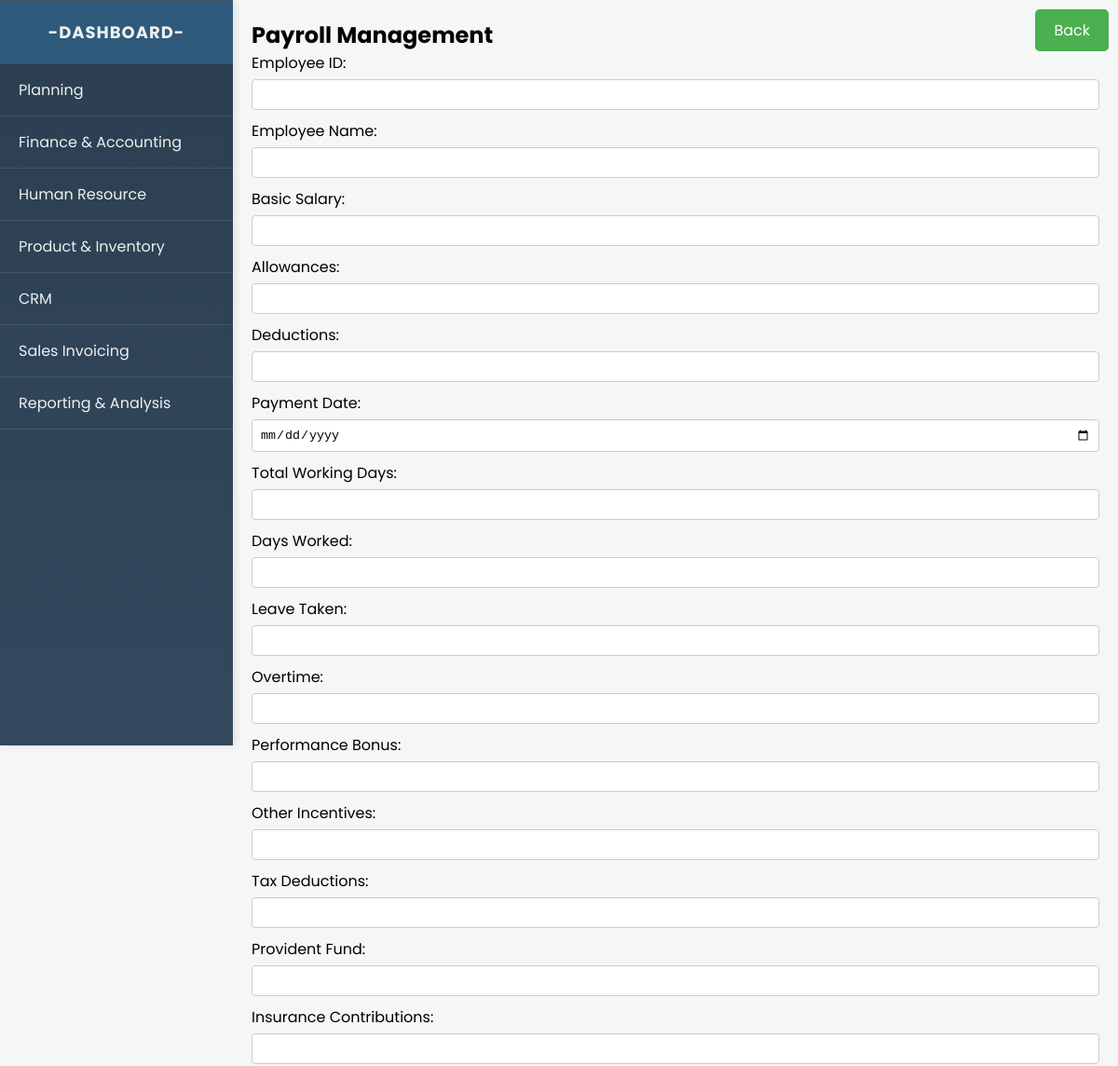
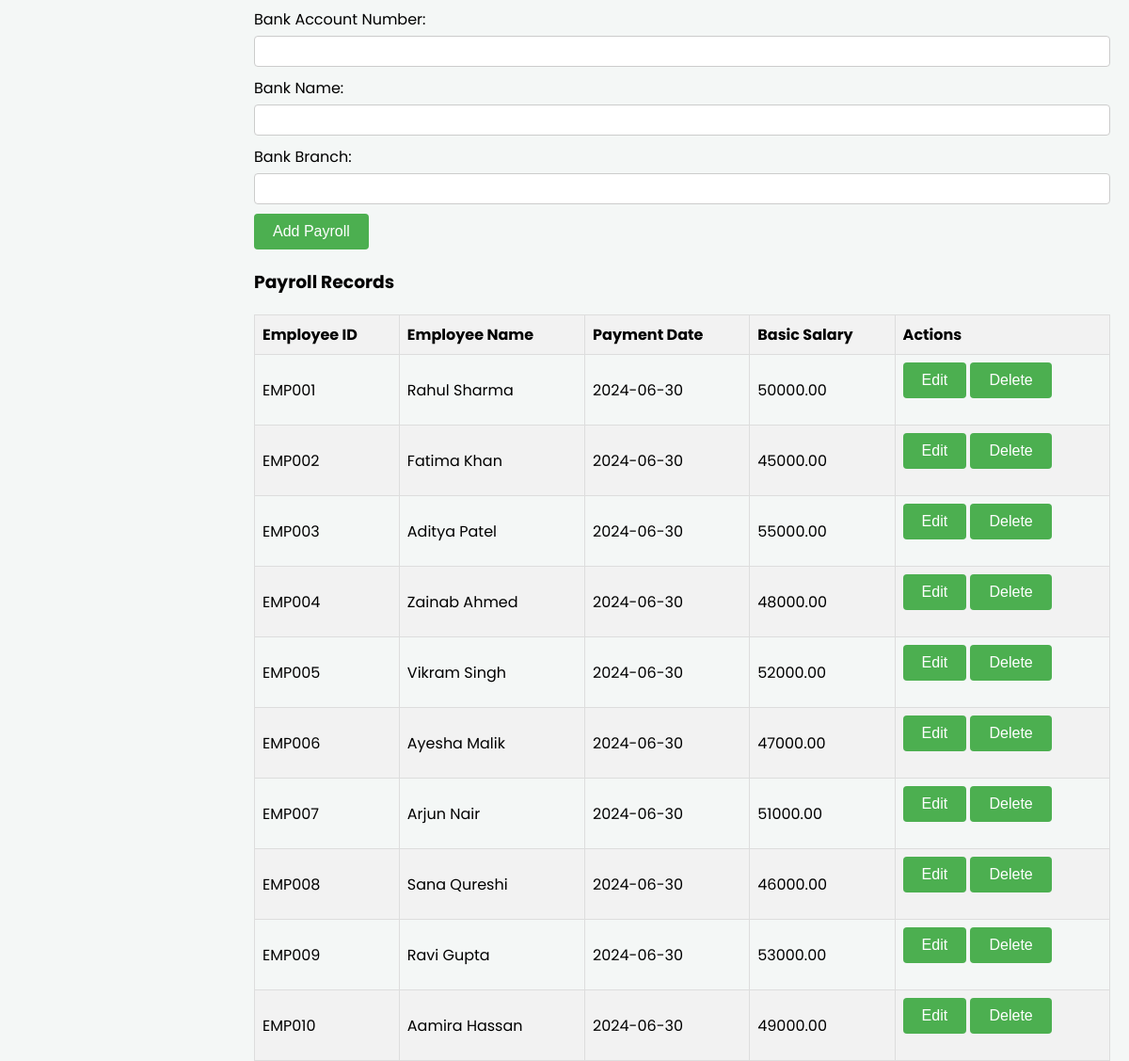
Screenshot of /human_resource/payroll/payroll.php (signed in) with the database file from the repository (2 pictures, top to bottom).
### tables this page shows
CREATE TABLE `payroll` (
  `id` int(11) NOT NULL,
  `employee_id` varchar(255) NOT NULL,
  `employee_name` varchar(255) NOT NULL,
  `basic_salary` decimal(10,2) NOT NULL,
  `allowances` decimal(10,2) NOT NULL,
  `deductions` decimal(10,2) NOT NULL,
  `net_salary` decimal(10,2) NOT NULL,
  `pay_period` varchar(255) NOT NULL,
  `payment_date` date NOT NULL,
  `total_working_days` int(11) NOT NULL,
  `days_worked` int(11) NOT NULL,
  `leave_taken` int(11) NOT NULL,
  `overtime` decimal(10,2) NOT NULL,
  `performance_bonus` decimal(10,2) NOT NULL,
  `other_incentives` decimal(10,2) NOT NULL,
  `taxable_income` decimal(10,2) NOT NULL,
  `tax_deductions` decimal(10,2) NOT NULL,
  `provident_fund` decimal(10,2) NOT NULL,
  `insurance_contributions` decimal(10,2) NOT NULL,
  `bank_account_number` varchar(255) NOT NULL,
  `bank_name` varchar(255) NOT NULL,
  `bank_branch` varchar(255) NOT NULL
);

### human_resource/payroll/payroll.php (the view, shortened to what this page needs)
<?php
include('../../db_connect.php');
include('../../sidebar.php');
?>
<!DOCTYPE html>
<html lang="en">
<head>
    <link rel="stylesheet" href="style.css">
    <link rel="stylesheet" href="../../istyle.css">
</head>
<body>
<a href="javascript:history.back()" class="back-button">Back</a>
    <div class="content">
    <section id="payroll_management">
        <h2>Payroll Management</h2>
        <form method="post">
            <label for="employee_id">Employee ID:</label>
            <input type="text" id="employee_id" name="employee_id" value="<?php echo isset($employee_id) ? $employee_id : ''; ?>" required>
			            <label for="employee_name">Employee Name:</label>
            <input type="text" id="employee_name" name="employee_name" value="<?php echo isset($employee_name) ? $employee_name : ''; ?>" required>
            <label for="basic_salary">Basic Salary:</label>
            <input type="text" id="basic_salary" name="basic_salary" value="<?php echo isset($basic_salary) ? $basic_salary : ''; ?>" required>
            <label for="allowances">Allowances:</label>
            <input type="text" id="allowances" name="allowances" value="<?php echo isset($allowances) ? $allowances : ''; ?>" required>
            <label for="deductions">Deductions:</label>
            <input type="text" id="deductions" name="deductions" value="<?php echo isset($deductions) ? $deductions : ''; ?>" required>
            <label for="payment_date">Payment Date:</label>
            <input type="date" id="payment_date" name="payment_date" value="<?php echo isset($payment_date) ? $payment_date : ''; ?>" required>
            <label for="total_working_days">Total Working Days:</label>
            <input type="number" id="total_working_days" name="total_working_days" value="<?php echo isset($total_working_days) ? $total_working_days : ''; ?>" required>
            <label for="days_worked">Days Worked:</label>
            <input type="number" id="days_worked" name="days_worked" value="<?php echo isset($days_worked) ? $days_worked : ''; ?>" required>
            <label for="leave_taken">Leave Taken:</label>
            <input type="number" id="leave_taken" name="leave_taken" value="<?php echo isset($leave_taken) ? $leave_taken : ''; ?>" required>
            <label for="overtime">Overtime:</label>
            <input type="text" id="overtime" name="overtime" value="<?php echo isset($overtime) ? $overtime : ''; ?>" required>
            <label for="performance_bonus">Performance Bonus:</label>
            <input type="text" id="performance_bonus" name="performance_bonus" value="<?php echo isset($performance_bonus) ? $performance_bonus : ''; ?>" required>
            <label for="other_incentives">Other Incentives:</label>
            <input type="text" id="other_incentives" name="other_incentives" value="<?php echo isset($other_incentives) ? $other_incentives : ''; ?>" required>
            <label for="tax_deductions">Tax Deductions:</label>
            <input type="text" id="tax_deductions" name="tax_deductions" value="<?php echo isset($tax_deductions) ? $tax_deductions : ''; ?>" required>
            <label for="provident_fund">Provident Fund:</label>
            <input type="text" id="provident_fund" name="provident_fund" value="<?php echo isset($provident_fund) ? $provident_fund : ''; ?>" required>
            <label for="insurance_contributions">Insurance Contributions:</label>
            <input type="text" id="insurance_contributions" name="insurance_contributions" value="<?php echo isset($insurance_contributions) ? $insurance_contributions : ''; ?>" required>
            <label for="bank_account_number">Bank Account Number:</label>
            <input type="text" id="bank_account_number" name="bank_account_number" value="<?php echo isset($bank_account_number) ? $bank_account_number : ''; ?>" required>
            <label for="bank_name">Bank Name:</label>
            <input type="text" id="bank_name" name="bank_name" value="<?php echo isset($bank_name) ? $bank_name : ''; ?>" required>
            <label for="bank_branch">Bank Branch:</label>
            <input type="text" id="bank_branch" name="bank_branch" value="<?php echo isset($bank_branch) ? $bank_branch : ''; ?>" required>
            <?php if (isset($id)): ?>
                <input type="submit" name="update_payroll" value="Update Payroll">
            <?php else: ?>
                <input type="submit" name="add_payroll" value="Add Payroll">
            <?php endif; ?>
        </form>
        <h3>Payroll Records</h3>
        <?php
        $sql = "SELECT * FROM payroll";
        $result = $conn->query($sql);
        if ($result->num_rows > 0) {
            echo "<table class='payroll-table'>";
            echo "<thead><tr><th>Employee ID</th><th>Employee Name</th><th>Payment Date</th><th>Basic Salary</th><th>Actions</th></tr></thead>";
            echo "<tbody>";
            while($row = $result->fetch_assoc()) {
                echo "<tr>";
                echo "<td>" . $row['employee_id'] . "</td>";
                echo "<td>" . $row['employee_name'] . "</td>";
                echo "<td>" . $row['payment_date'] . "</td>";
                echo "<td>" . $row['basic_salary'] . "</td>";
                echo "<td>
                        <form method='post' style='display:inline-block;'>
                            <input type='hidden' name='id' value='" . $row['id'] . "'>
                            <input type='submit' name='edit_payroll' value='Edit'>
                        </form>
                        <form method='post' style='display:inline-block;'>
                            <input type='hidden' name='id' value='" . $row['id'] . "'>
                            <input type='submit' name='delete_payroll' value='Delete'>
                        </form>
                      </td>";
                echo "</tr>";
            }
            echo "</tbody>";
            echo "</table>";
        } else {
            echo "<p>No payroll records found.</p>";
        }
        ?>
    </section>
    </div>
</body>
</html>

### human_resource/payroll/style.css (style rules this page uses)
form { margin-bottom: 20px; }
label { display: block; margin-bottom: 5px; }
input[type="text"], input[type="number"], input[type="date"], select, input[type="file"] { width: 100%; padding: 8px; margin-bottom: 10px; border: 1px solid #ccc; border-radius: 4px; box-sizing: border-box; }
input[type="submit"] { background-color: #4CAF50; color: white; padding: 10px 20px; border: none; border-radius: 4px; cursor: pointer; font-size: 16px; }
table { width: 100%; border-collapse: collapse; margin-top: 20px; }
th, td { border: 1px solid #ddd; padding: 8px; text-align: left; }
th { background-color: #f2f2f2; }
tbody tr:nth-child(even) { background-color: #f2f2f2; }

### istyle.css (style rules this page uses)
* { margin: 0; padding: 0; box-sizing: border-box; }
body { font-family: 'Poppins', sans-serif; background-color: #f4f7f6; display: flex; }
.main-content, .content { margin-left: 250px; padding: 20px; width: calc(100% - 250px); }

### human_resource/payroll/payroll.php (style rules this page uses)
.back-button { position: absolute; top: 10px; right: 10px; background-color: #4CAF50; color: white; padding: 10px 20px; text-align: center; text-decoration: none; display: inline-block; font-size: 16px; border: none; border-radius: 5px; cursor: pointer; }

### rows the page displays
payroll: employee "EMP001", employee_name "Rahul Sharma", payment_date "2024-06-30", basic_salary "50000.00"
payroll: employee "EMP002", employee_name "Fatima Khan", payment_date "2024-06-30", basic_salary "45000.00"
payroll: employee "EMP003", employee_name "Aditya Patel", payment_date "2024-06-30", basic_salary "55000.00"
payroll: employee "EMP004", employee_name "Zainab Ahmed", payment_date "2024-06-30", basic_salary "48000.00"
payroll: employee "EMP005", employee_name "Vikram Singh", payment_date "2024-06-30", basic_salary "52000.00"
payroll: employee "EMP006", employee_name "Ayesha Malik", payment_date "2024-06-30", basic_salary "47000.00"
payroll: employee "EMP007", employee_name "Arjun Nair", payment_date "2024-06-30", basic_salary "51000.00"
payroll: employee "EMP008", employee_name "Sana Qureshi", payment_date "2024-06-30", basic_salary "46000.00"
payroll: employee "EMP009", employee_name "Ravi Gupta", payment_date "2024-06-30", basic_salary "53000.00"
payroll: employee "EMP010", employee_name "Aamira Hassan", payment_date "2024-06-30", basic_salary "49000.00"
